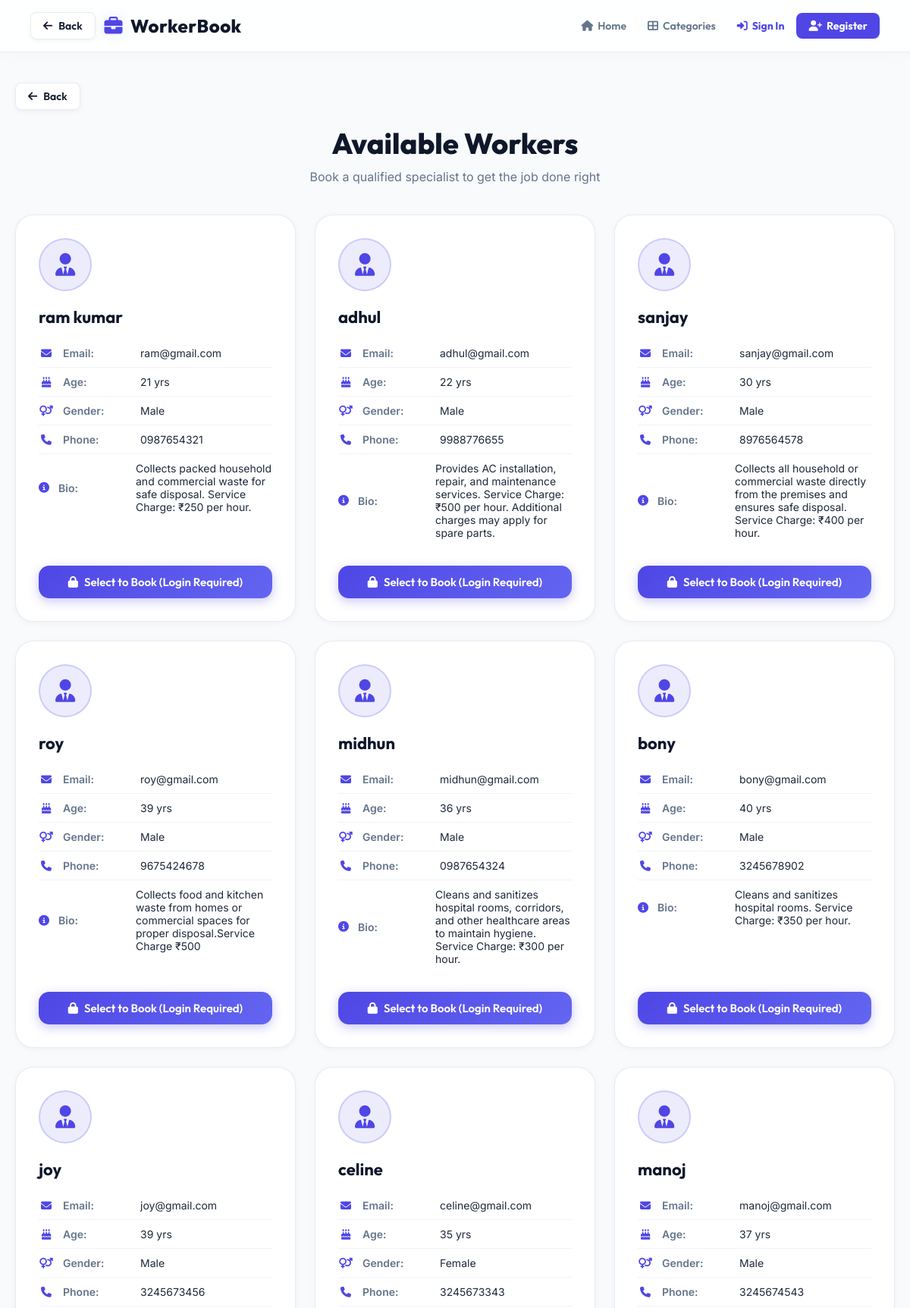
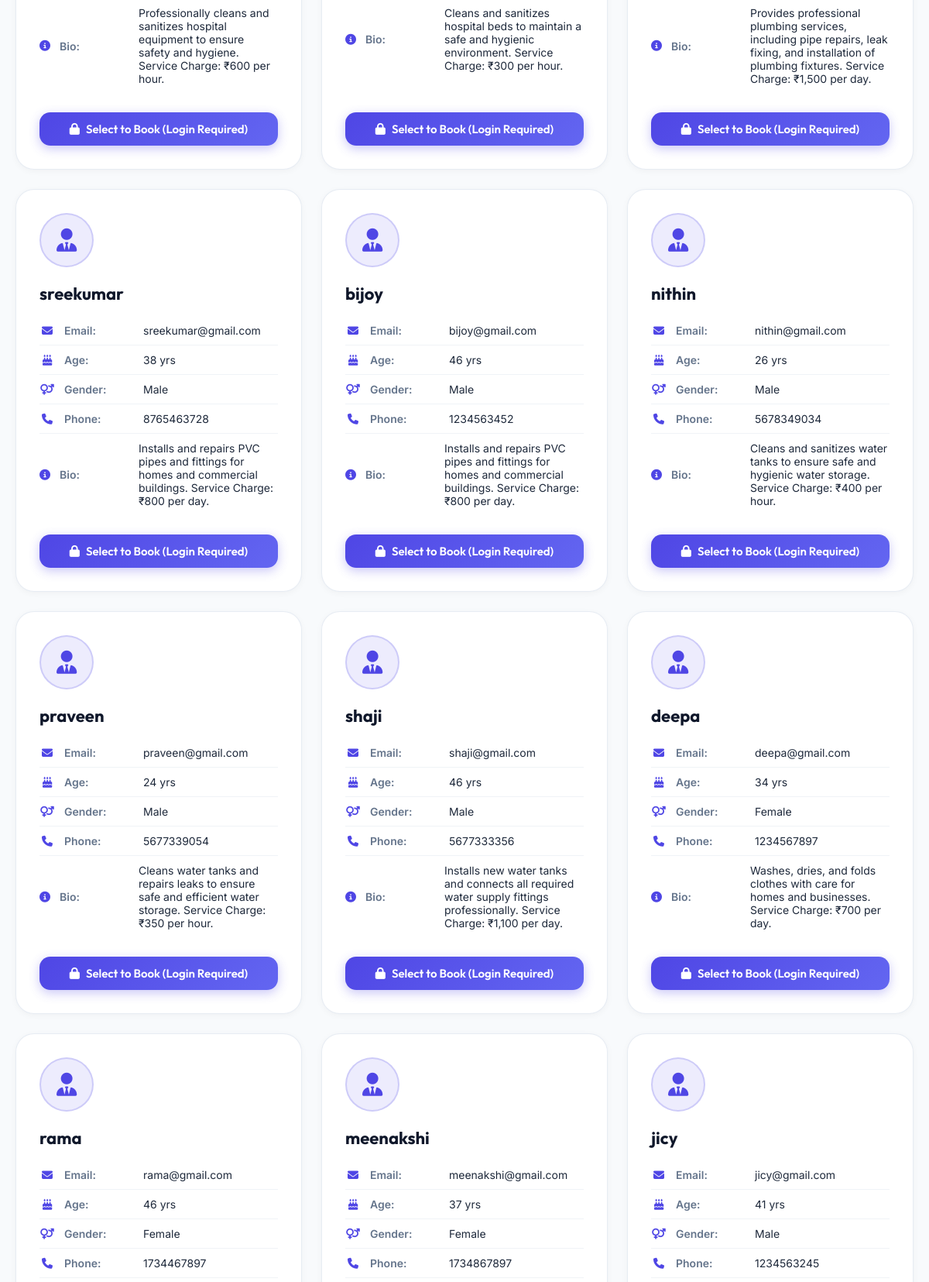
Screenshot of /customer/workers.php (upper part) with the database file from the repository (2 pictures, top to bottom).
### tables this page shows
CREATE TABLE IF NOT EXISTS `wregistration` (
  `wid` int NOT NULL AUTO_INCREMENT,
  `jid` int NOT NULL,
  `wname` varchar(50) NOT NULL,
  `wgmail` varchar(50) NOT NULL,
  `wage` int NOT NULL,
  `wgender` char(20) NOT NULL,
  `wdescription` varchar(1000) NOT NULL,
  `wpass` varchar(225) NOT NULL,
  `wphone` char(10) NOT NULL,
  `wstatus` int NOT NULL DEFAULT '1',
  `w_reg_date` datetime DEFAULT CURRENT_TIMESTAMP,
  `w_plan_type` varchar(20) DEFAULT 'none',
  `w_plan_expires` date DEFAULT NULL,
  PRIMARY KEY (`wid`)
);

### classes/DataAccess.class.php (called while the page is built, shortened)
<?php
class DataAccess
{
	private $_con,$_query,$_errors;
	public function __construct()
	{
		if(!$this->_con = @mysqli_connect(DB_HOST, DB_USER, DB_PASSWORD, DB_NAME))
		{
			die("<div style='padding:20px; font-family:sans-serif; text-align:center;'><h2>Database Connection Pending</h2><p>Please set your <b>DB_HOST</b>, <b>DB_USER</b>, <b>DB_PASSWORD</b>, and <b>DB_NAME</b> in your Render dashboard environment settings.</p></div>");
		}
		$this->_errors ="";
	}
	public function getData($fields,$table,$condition = "1")
	{
		if(!$this->_checkTable($table))
		{
			$this->_errors.="$table not Present";
			return false;
		}
		$this->_query = "select ";
		if(is_array($fields))
		{
			if($this->_checkFieldsIndexed($fields,$table))
			{
				$this->_query.=implode(",",$fields);
			}
			else
			{
				return false;
			}
		}
		else if(gettype($fields) == "string")
		{
			if($fields == "*")
			{
				$this->_query.="*";
			}
		}
		else
		{
			$this->_errors.=" Invalid scheme type";
			return false;
		}
		$this->_query.=" from $table where $condition";
		$resref=mysqli_query($this->_con,$this->_query);
		$dataArr = array();
		if(mysqli_num_rows($resref))
		{
			while($rows = mysqli_fetch_assoc($resref))
			{
				$dataArr[] = $rows;
			}
		}
		return $dataArr;
	}
	private function _checkTable($table)
	{
		$q="show tables";
		$resref = mysqli_query($this->_con,$q);
		if(mysqli_num_rows($resref))
		{
			while($row=mysqli_fetch_array($resref))
			{
				if($row[0]==$table)
				{
					return true;
				}
			}
		}
		return false;
	}
}
?>

### customer/workers.php (the view, shortened to what this page needs)
<?php
require('../config/autoload.php');
include("customerheader.php");
$dao = new DataAccess();
$jid = "";
if($jid != "")
{
    $condition = "jid=".$jid." AND wstatus=2";
    $rows = $dao->getData(
        "*",
        "wregistration",
        $condition
    );
}
else
{
    $rows = $dao->getData(
        "*",
        "wregistration",
        "wstatus=2"
    );
}
?>
<!DOCTYPE html>
<html lang="en">
<head>
</head>
<body>
<div class="main-container">
    <div style="margin-bottom: 20px;">
        <button type="button" onclick="if(document.referrer && document.referrer.indexOf(window.location.host) !== -1) { history.back(); } else { window.location.href='category.php'; }" class="btn-back-global">
            <i class="fas fa-arrow-left"></i> Back
        </button>
    </div>
    <div class="page-header">
        <h1>Available Workers</h1>
        <p>Book a qualified specialist to get the job done right</p>
    </div>
    <?php
    if($rows)
    {
    ?>
    <div class="grid-modern animate-fade-up">
        <?php
        foreach($rows as $row)
        {
        ?>
        <div class="worker-card-custom">
            <div class="profile-avatar">
                <i class="fas fa-user-tie"></i>
            </div>
            <div class="worker-name-custom">
                <?php echo htmlspecialchars($row['wname']); ?>
            </div>
            <ul class="info-list">
                <li class="info-item">
                    <i class="fas fa-envelope"></i>
                    <span class="label">Email:</span>
                    <?php echo htmlspecialchars($row['wgmail']); ?>
                </li>
                <li class="info-item">
                    <i class="fas fa-birthday-cake"></i>
                    <span class="label">Age:</span>
                    <?php echo htmlspecialchars($row['wage']); ?> yrs
                </li>
                <li class="info-item">
                    <i class="fas fa-venus-mars"></i>
                    <span class="label">Gender:</span>
                    <?php echo ($row['wgender'] == 'm') ? 'Male' : (($row['wgender'] == 'f') ? 'Female' : htmlspecialchars($row['wgender'])); ?>
                </li>
                <li class="info-item">
                    <i class="fas fa-phone"></i>
                    <span class="label">Phone:</span>
                    <?php echo htmlspecialchars($row['wphone']); ?>
                </li>
                <li class="info-item">
                    <i class="fas fa-info-circle"></i>
                    <span class="label">Bio:</span>
                    <?php echo htmlspecialchars($row['wdescription']); ?>
                </li>
            </ul>
            <?php if (isset($_SESSION['crid'])): ?>
                <a href="booking.php?wid=<?php echo $row['wid']; ?>" class="btn-modern btn-success-modern w-100">
                    <i class="fas fa-calendar-check"></i> Book Worker
                </a>
            <?php else: ?>
                <a href="../index.php?view=login&role=customer&redirect=customer/booking.php?wid=<?php echo $row['wid']; ?>" class="btn-modern btn-primary-modern w-100">
                    <i class="fas fa-lock"></i> Select to Book (Login Required)
                </a>
            <?php endif; ?>
        </div>
        <?php
        }
        ?>
    </div>
    <?php
    }
    ?>
</div>
</body>
</html>

### css/professional.css (style rules this page uses)
:root { --primary: #4f46e5; --primary-hover: #4338ca; --primary-glow: rgba(79, 70, 229, 0.15); --secondary: #0f172a; --secondary-hover: #1e293b; --accent: #06b6d4; --background: #f8fafc; --card-bg: rgba(255, 255, 255, 0.9); --text-main: #1e293b; --text-muted: #64748b; --border-color: rgba(226, 232, 240, 0.8); --success: #10b981; --success-bg: #ecfdf5; --success-text: #065f46; --error: #ef4444; --error-bg: #fef2f2; --error-text: #991b1b; --warning: #f59e0b; --warning-bg: #fffbeb; --warning-text: #92400e; --shadow-sm: 0 2px 8px rgba(0,0,0,0.04); --shadow-md: 0 10px 25px -5px rgba(0, 0, 0, 0.05), 0 8px 10px -6px rgba(0, 0, 0, 0.05); --shadow-lg: 0 20px 25px -5px rgba(0, 0, 0, 0.1), 0 10px 10px -5px rgba(0, 0, 0, 0.04); --radius-sm: 8px; --radius-md: 14px; --radius-lg: 24px; --transition: all 0.3s cubic-bezier(0.4, 0, 0.2, 1); }
* { margin: 0; padding: 0; box-sizing: border-box; }
html, body { min-height: 100%; background-color: var(--background); color: var(--text-main); font-family: 'Inter', sans-serif; -webkit-font-smoothing: antialiased; }
h1, h2, h3, h4, h5, h6 { font-family: 'Outfit', sans-serif; color: var(--secondary); font-weight: 700; }
a { color: var(--primary); text-decoration: none; transition: var(--transition); }
.animate-fade-up { animation: fadeInUp 0.6s cubic-bezier(0.16, 1, 0.3, 1) forwards; }
.btn-modern { display: inline-flex; align-items: center; justify-content: center; gap: 8px; font-family: 'Outfit', sans-serif; font-weight: 600; font-size: 15px; padding: 12px 24px; border-radius: var(--radius-md); border: none; cursor: pointer; transition: var(--transition); }
.btn-primary-modern { background: linear-gradient(135deg, var(--primary) 0%, #6366f1 100%); color: #ffffff; box-shadow: 0 4px 14px rgba(79, 70, 229, 0.3); }
.grid-modern { display: grid; grid-template-columns: repeat(auto-fill, minmax(320px, 1fr)); gap: 25px; margin-top: 25px; }
.btn-back-global { display: inline-flex; align-items: center; gap: 8px; padding: 8px 16px; font-family: 'Outfit', 'Inter', sans-serif; font-size: 14px; font-weight: 600; color: var(--secondary, #0f172a); background: rgba(255, 255, 255, 0.95); border: 1px solid var(--border-color, rgba(226, 232, 240, 0.8)); border-radius: var(--radius-sm, 8px); box-shadow: 0 2px 6px rgba(0, 0, 0, 0.05); cursor: pointer; text-decoration: none !important; transition: all 0.3s cubic-bezier(0.4, 0, 0.2, 1); }
.btn-back-global i { font-size: 14px; transition: transform 0.2s ease; }

### customer/workers.php (style rules this page uses)
.page-header { margin-bottom: 40px; text-align: center; animation: fadeInUp 0.5s ease-out; }
.page-header h1 { font-size: 38px; color: var(--secondary); font-weight: 800; margin-bottom: 10px; }
.page-header p { color: var(--text-muted); font-size: 16px; }
.main-container { max-width: 1200px; margin: 0 auto; padding: 40px 20px; }
.worker-card-custom { border: 1px solid var(--border-color); background: #ffffff; border-radius: var(--radius-lg); padding: 30px; display: flex; flex-direction: column; box-shadow: var(--shadow-sm); transition: var(--transition); }
.profile-avatar { width: 70px; height: 70px; border-radius: 50%; background: rgba(79, 70, 229, 0.1); color: var(--primary); font-size: 30px; display: flex; align-items: center; justify-content: center; margin-bottom: 20px; border: 2px solid rgba(79, 70, 229, 0.2); }
.worker-name-custom { font-size: 22px; font-weight: 700; color: var(--secondary); margin-bottom: 15px; font-family: 'Outfit', sans-serif; }
.info-list { list-style: none; margin-bottom: 25px; flex-grow: 1; }
.info-item { display: flex; align-items: center; gap: 12px; padding: 10px 0; border-bottom: 1px solid rgba(226, 232, 240, 0.5); font-size: 14px; color: var(--text-main); }
.info-item:last-child { border-bottom: none; }
.info-item i { color: var(--primary); width: 20px; text-align: center; }
.info-item span.label { font-weight: 600; color: var(--text-muted); min-width: 90px; }

### rows the page displays
wregistration: wname "ram kumar", wgmail "ram@gmail.com", wage "21", wgender "Male", wphone "0987654321", wdescription "Collects packed household and commercial waste for safe disposal. Service Charge: ₹250 per hour."
wregistration: wname "adhul", wgmail "adhul@gmail.com", wage "22", wgender "Male", wphone "9988776655", wdescription "Provides AC installation, repair, and maintenance services. Service Charge: ₹500 per hour. Additional charges may apply for spare parts."
wregistration: wname "sanjay", wgmail "sanjay@gmail.com", wage "30", wgender "Male", wphone "8976564578", wdescription "Collects all household or commercial waste directly from the premises and ensures safe disposal. Service Charge: ₹400 per hour."
wregistration: wname "roy", wgmail "roy@gmail.com", wage "39", wgender "Male", wphone "9675424678", wdescription "Collects food and kitchen waste from homes or commercial spaces for proper disposal.Service Charge ₹500"
wregistration: wname "midhun", wgmail "midhun@gmail.com", wage "36", wgender "Male", wphone "0987654324", wdescription "Cleans and sanitizes hospital rooms, corridors, and other healthcare areas to maintain hygiene. Service Charge: ₹300 per hour."
wregistration: wname "bony", wgmail "bony@gmail.com", wage "40", wgender "Male", wphone "3245678902", wdescription "Cleans and sanitizes hospital rooms. Service Charge: ₹350 per hour."
wregistration: wname "joy", wgmail "joy@gmail.com", wage "39", wgender "Male", wphone "3245673456", wdescription "Professionally cleans and sanitizes hospital equipment to ensure safety and hygiene. Service Charge: ₹600 per hour."
wregistration: wname "celine", wgmail "celine@gmail.com", wage "35", wgender "Female", wphone "3245673343", wdescription "Cleans and sanitizes hospital beds to maintain a safe and hygienic environment. Service Charge: ₹300 per hour."
wregistration: wname "manoj", wgmail "manoj@gmail.com", wage "37", wgender "Male", wphone "3245674543", wdescription "Provides professional plumbing services, including pipe repairs, leak fixing, and installation of plumbing fixtures. Service Charge: ₹1,500 per day."
wregistration: wname "sreekumar", wgmail "sreekumar@gmail.com", wage "38", wgender "Male", wphone "8765463728", wdescription "Installs and repairs PVC pipes and fittings for homes and commercial buildings. Service Charge: ₹800 per day."
wregistration: wname "bijoy", wgmail "bijoy@gmail.com", wage "46", wgender "Male", wphone "1234563452", wdescription "Installs and repairs PVC pipes and fittings for homes and commercial buildings. Service Charge: ₹800 per day."
wregistration: wname "nithin", wgmail "nithin@gmail.com", wage "26", wgender "Male", wphone "5678349034", wdescription "Cleans and sanitizes water tanks to ensure safe and hygienic water storage. Service Charge: ₹400 per hour."
wregistration: wname "praveen", wgmail "praveen@gmail.com", wage "24", wgender "Male", wphone "5677339054", wdescription "Cleans water tanks and repairs leaks to ensure safe and efficient water storage. Service Charge: ₹350 per hour."
wregistration: wname "shaji", wgmail "shaji@gmail.com", wage "46", wgender "Male", wphone "5677333356", wdescription "Installs new water tanks and connects all required water supply fittings professionally. Service Charge: ₹1,100 per day."
wregistration: wname "deepa", wgmail "deepa@gmail.com", wage "34", wgender "Female", wphone "1234567897", wdescription "Washes, dries, and folds clothes with care for homes and businesses. Service Charge: ₹700 per day."
wregistration: wname "rama", wgmail "rama@gmail.com", wage "46", wgender "Female", wphone "1734467897"
wregistration: wname "meenakshi", wgmail "meenakshi@gmail.com", wage "37", wgender "Female", wphone "1734867897"
wregistration: wname "jicy", wgmail "jicy@gmail.com", wage "41", wgender "Male", wphone "1234563245"
